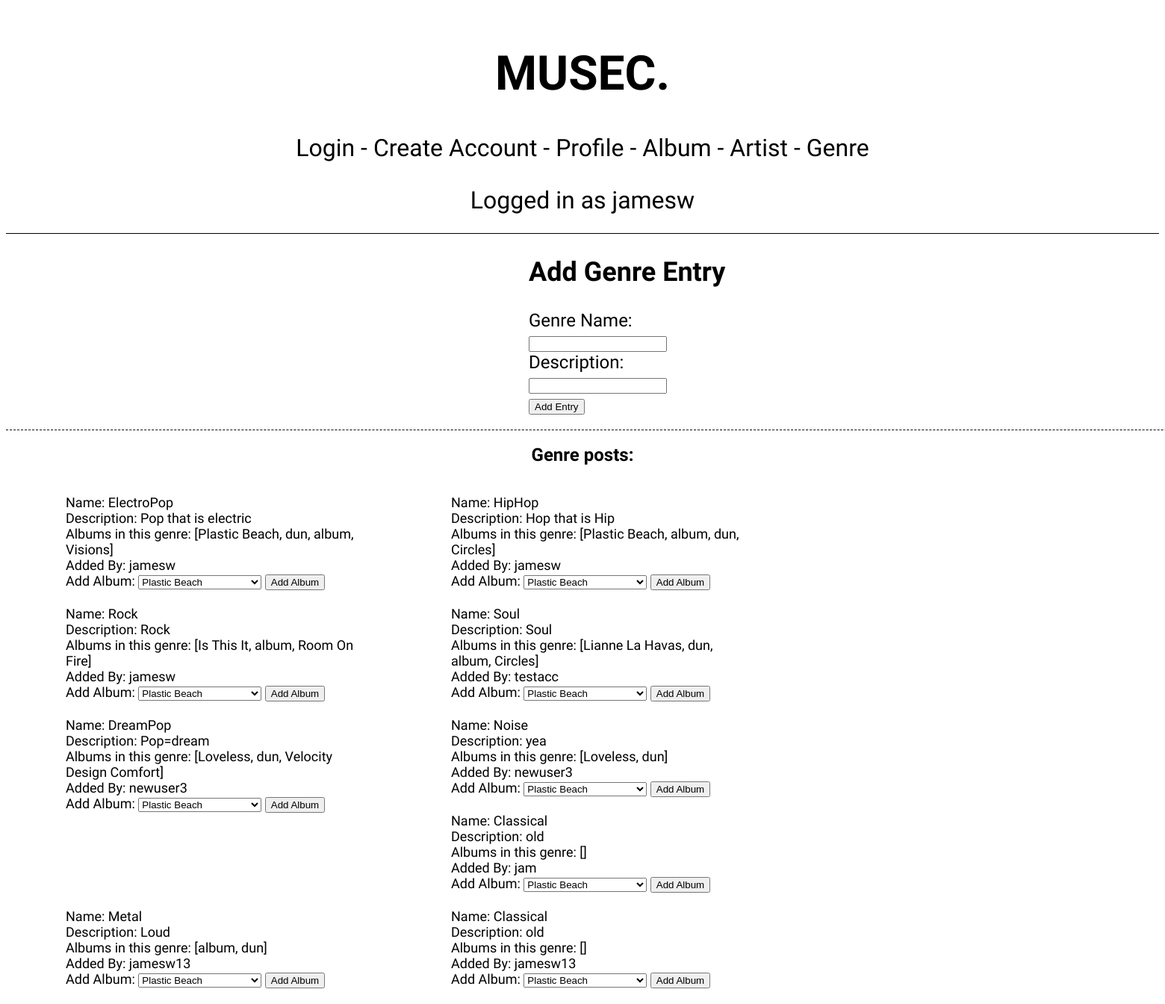
Page /genre (signed in) on the earlier database version.
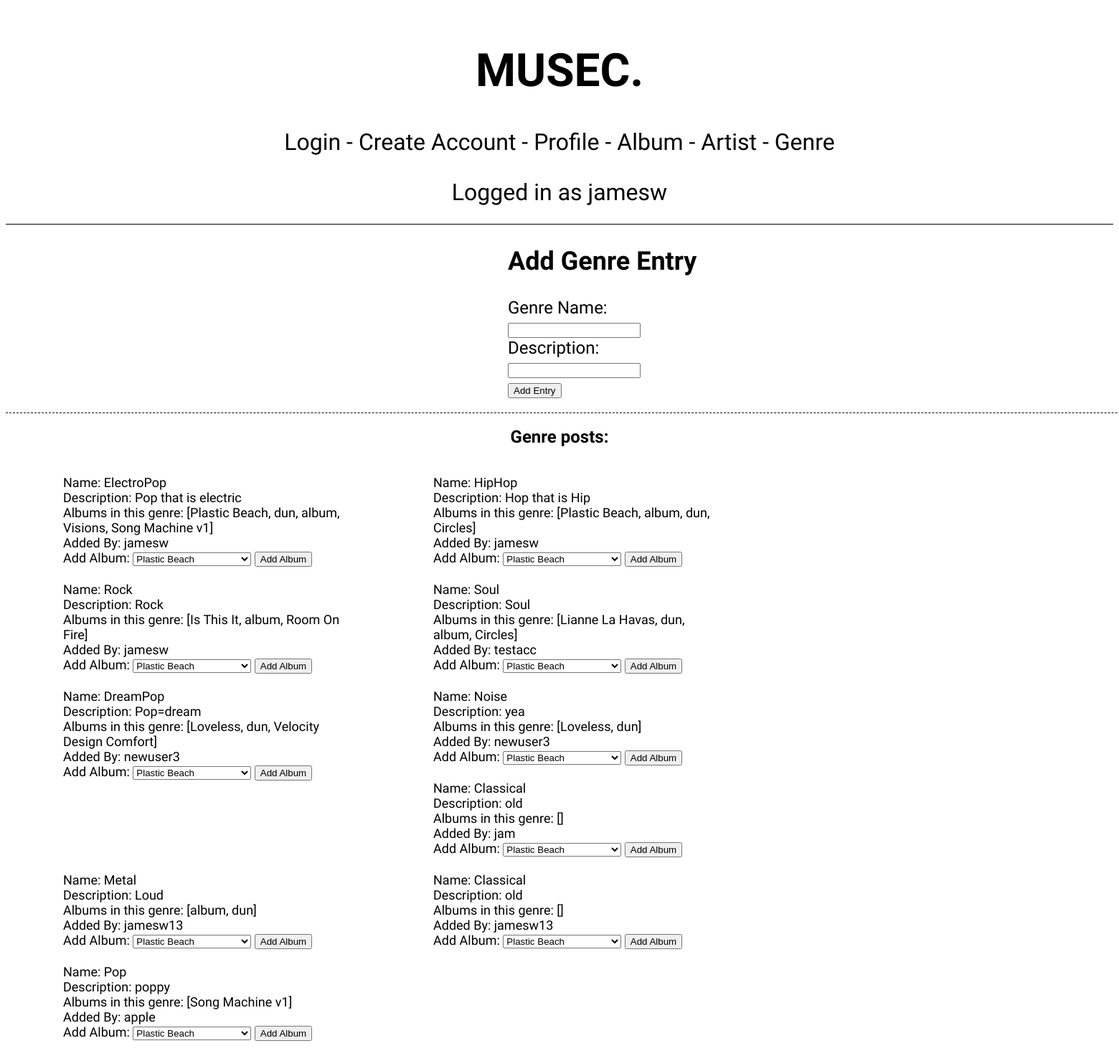
Same page on the later database version.
### models.py (models this page shows, shortened)
class Genre(db.Model):
    __tablename__ = 'Genre'
    id = db.Column(db.Integer, primary_key = True)
    name = db.Column(db.String())
    description = db.Column(db.String())
    addedBy = db.Column(db.Integer, db.ForeignKey('User.id'))
    albums = db.relationship('Album', secondary=AlbumGenres, back_populates='genres')
    user_name = db.relationship('User', backref='Genre')

class Album(db.Model):
    __tablename__ = 'Album'
    id = db.Column(db.Integer, primary_key = True)
    name = db.Column(db.String())
    coverArt = db.Column(db.String())
    releaseDate = db.Column(db.Integer())
    addedBy = db.Column(db.Integer, db.ForeignKey('User.id'))
    artist = db.Column(db.Integer, db.ForeignKey('Artist.id'))
    genres = db.relationship('Genre', secondary=AlbumGenres, back_populates='albums')
    artistName = db.relationship('Artist', backref='Album')
    user_name = db.relationship('User', backref='Album')
    def __repr__(self):
        return self.name

class User(db.Model):
    __tablename__ = 'User'
    id = db.Column(db.Integer, primary_key = True)
    username = db.Column(db.String())
    password = db.Column(db.String())
    def __repr__(self):
        return self.username

### main.py (the view, shortened to what this page needs)
@app.route('/genre', methods=['POST', 'GET'])
def genre():
    if 'logged_in' not in session:
        return redirect(url_for('create_account'))
    elif 'logged_in' in session:
        user_info = session['logged_in']
        user_id = user_info
        username = models.User.query.filter_by(id=user_id).first_or_404()
    form = SelectAlbum()
    albums = models.Album.query.all()
    form.albums.choices = [(album.id, album.name) for album in albums]
    all_genres = models.Genre.query.all()
    return render_template(
        'genre.html',
        username=username,
        allGenres=all_genres,
        form=form)

### main.py
class SelectAlbum(FlaskForm):
    albums = SelectField('Album', validators=[DataRequired()], coerce=int)

### templates/genre.html (shortened to what this page needs)
{% include 'header.html'%}
<div id='add_entry'>
    <h2>Add Genre Entry</h2>
    <form action='/genre' method='POST' enctype="multipart/form-data">
        <label for = 'genre_name'>Genre Name:</label><br>
        <input type = 'text' name='genre_name'><br>
        <label for = 'description'>Description:</label><br>
        <input type = 'text' maxlength='10' name='description'><br>
        <input type = 'submit' value = 'Add Entry'>
    </form>
</div>
<div id='post_style'>
    <h2>Genre posts: </h2><br>
    {% for genre in allGenres %}
    <div id='posts'>
        Name: {{genre.name}} <br>
        Description: {{genre.description}} <br>
        Albums in this genre: {{genre.albums}}<br>
        Added By: {{genre.user_name.username}}
        <form action='/genre' method='POST' enctype="multipart/form-data">
            Add Album:
            {{form.albums}}
            <input type = 'submit' value = 'Add Album'>
        </form><br>
    </div>
    {% endfor %}
</div>

Differences in the rows shown:
computed for Genre "ElectroPop": albums "[Plastic Beach, dun, album, Visions]" → "[Plastic Beach, dun, album, Visions, Song Machine v1]"
added Genre: name "Pop", description "poppy", albums "[Song Machine v1]", user_name.username "apple"
